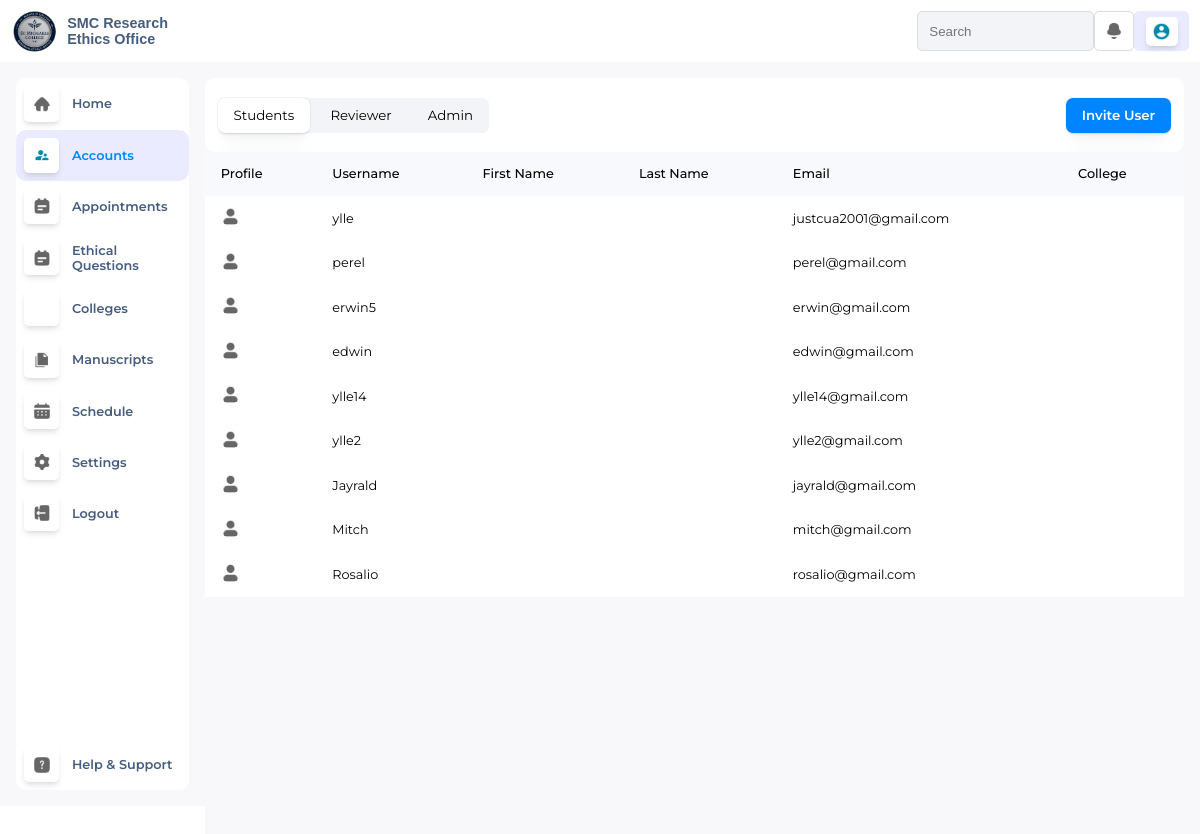
Screenshot of /adminAccounts/ with the database file from the repository.
### EthicsApp/views/models.py (models this page shows, shortened)
class Student(models.Model):
    auth_user = models.ForeignKey(settings.AUTH_USER_MODEL, null=True, on_delete=models.CASCADE)
    smc_student_no = models.CharField(null=True, max_length =255)
    mobile_number = models.CharField(null=True, max_length =255)
    receipt_no = models.CharField(null=True, max_length =255)
    manuscript_id = models.ForeignKey(Manuscripts, on_delete=models.CASCADE, null=True)

### EthicsApp/views/adminDashboard.py (the view)
# urls.py: re_path(r'^adminAccounts/$', views.adminAccounts, name='adminAccounts'),
def adminAccounts(request):
    profile_picture = request.session.get('profile_picture', None)
    account_type = request.session.get('account_type', None)
    students = Student.objects.filter(
        auth_user__isnull=False,
        auth_user__is_superuser=False
    ).prefetch_related(
        Prefetch(
            'accounts_set',
            queryset=Accounts.objects.filter(account_typeid__Account_type='Student').select_related('college_id')
        )
    )
    reviewers = Reviewer.objects.filter(
        auth_user__isnull=False,
        auth_user__is_superuser=False
    ).prefetch_related(
        Prefetch(
            'accounts_set',
            queryset=Accounts.objects.filter(account_typeid__Account_type='Reviewer').select_related('college_id')
        )
    )
    admins = Reviewer.objects.filter(
        auth_user__isnull=False,
        auth_user__is_superuser=True
    ).prefetch_related(
        Prefetch(
            'accounts_set',
            queryset=Accounts.objects.filter(account_typeid__Account_type='Admin').select_related('college_id')
        )
    )
    accountType = Account_Type.objects.exclude(Account_type='Student')
    for student in students:
        student.google_picture = get_google_profile_picture(student.auth_user)
    for reviewer in reviewers:
        reviewer.google_picture = get_google_profile_picture(reviewer.auth_user)
    for admin in admins:
        admin.google_picture = get_google_profile_picture(admin.auth_user)
    context = {
        'profile_picture': profile_picture,
        'account_type': account_type,
        'students': students,
        'reviewers': reviewers,
        'admins': admins,
        'accountTypes': accountType,
    }
    return render(request, 'admin/adminAccounts.html', context)

### EthicsApp/views/adminDashboard.py (called while the page is built)
def get_google_profile_picture(user):
    social_account = user.socialaccount_set.filter(provider='google').first()
    if social_account:
        return social_account.extra_data.get('picture')
    return None

### EthicsApp/views/models.py (called while the page is built)
    def __str__(self):
        return f"{self.Account_type}"

### EthicsApp/templates/admin/adminAccounts.html (shortened to what this page needs)
{% extends "master.html" %}
{% load static %}
{% block css %}
<link rel="stylesheet" href="{% static './css/adminDashboard.css' %}">
<link rel="stylesheet" href="{% static './css/adminAccount.css' %}">
<link rel="stylesheet" href="https://cdnjs.cloudflare.com/ajax/libs/font-awesome/6.6.0/css/all.min.css"
 />
{% endblock %}
{% block content %}
<div class="MainContainer">
    {% include './adminTopNav.html' %}
    <div class="MC-Bottom">
        {% include './adminNav.html' %}
        <div id="Accounts-Content">
            <div class="AC-Top">
              <div class="ACT-Left">
                    <button id="Students-Accounts">Students</button>
                    <button id="Reviewer-Accounts">Reviewer</button>
                    <button id="Admin-Accounts">Admin</button>
                </div>
                <div class="ACT-Right">
                    <button id="InviteAcc-btn">Invite User</button>
                </div>
              </div>
             <div id="StudentAcc-Area">
                <table>
                  <tr>
                    <th>Profile</th>
                    <th>Username</th>
                    <th>First Name</th>
                    <th>Last Name</th>
                    <th>Email</th>
                    <th>College</th>
                  </tr>
                  {% for student in students %}
                  <tr>
                    <td>
                        {% if student.google_picture %}
                            <img class="studentProfilePic" src="{{ student.google_picture }}" />
                        {% else %}
                            <img class="studentProfilePic2" src="../../static/images/User-2-Fill--Streamline-Mingcute-Fill.png" alt="../../static/images/User-2-Fill--Streamline-Mingcute-Fill.png" />
                        {% endif %}
                    </td>
                    <td>{{ student.auth_user.username }}</td>
                    <td>{{ student.auth_user.firstname }}</td>
                    <td>{{ student.auth_user.lastname }}</td>
                    <td>{{ student.auth_user.email }}</td>
                    <td>
                    </td>
                  </tr>
                  {% endfor %}
                </table>
              </div>
        </div>
    </div>
</div>
{% endblock %}

### EthicsApp/static/css/master.css (style rules this page uses)
body { visibility: hidden; opacity: 0; transition: opacity 0.3s ease-in-out; }

### EthicsApp/static/css/adminDashboard.css (style rules this page uses)
* { margin: 0; padding: 0; }
body { overflow-y: hidden; font-family: "Montserrat", sans-serif; height: 90vh; background-color: var(--login-container); }
[data-theme="light"] { --bg-color: #f8f9ff; --text-color: #373131; --login-container: #ffffff; --border: #DCDCDE; --button-color: #0084ff; --button-hover: #0179e8; --container-border: #d7dde0; --h3-Top: #07192a; --input-bg: #f3f4f7; --icon-filter: brightness(0.5) invert(0.4); --nav-bg-icon: #f3f4f7; --nav-p: #465d7f; --nav-hover: #ebebff; --nav-p-hovered: black; --calendarView-btn-color: #f3f4f7; --modal-container: #ffffff; }
.MainContainer { width: 100%; height: 100%; background-color: var(--login-container); }
.MC-Bottom { display: flex; height: 93vh; }
table th { background-color: #f8f9fd; }

### EthicsApp/static/css/adminAccount.css (style rules this page uses)
[data-theme="light"] { --bg-color: #f8f9ff; --text-color: #373131; --login-container: #ffffff; --border: #DCDCDE; --button-color: #0084ff; --button-hover: #0179e8; --container-border: #d7dde0; --h3-Top: #07192a; --input-bg: #f3f4f7; --icon-filter: brightness(0.5) invert(0.4); --nav-bg-icon: #f3f4f7; --nav-p: #465d7f; --nav-hover: #ebebff; --nav-p-hovered: black; --calendarView-btn-color: #f3f4f7; --modal-container: #ffffff; }
#Accounts-Content { width: 85%; height: 100%; display: flex; flex-direction: column; padding-right: 1rem; padding-top: 1rem; padding-bottom: 1rem; background-color: #f8f8fa; }
.AC-Top { height: 3rem; display: flex; justify-content: space-between; align-items: center; padding: 0.8rem; background-color: var(--modal-container); border-radius: 10px; }
.ACT-Left { background-color: var(--calendarView-btn-color); border-radius: 7px; }
.ACT-Right button { font-weight: 600; padding: 0.6rem 1rem; border: none; border-radius: 7px; font-family: "Montserrat", sans-serif; cursor: pointer; background-color: var(--button-color); color: white; box-shadow: rgba(14, 63, 126, 0.06) 0px 0px 0px 1px, rgba(42, 51, 70, 0.03) 0px 1px 1px -0.5px, rgba(42, 51, 70, 0.04) 0px 2px 2px -1px, rgba(42, 51, 70, 0.04) 0px 3px 3px -1.5px, rgba(42, 51, 70, 0.03) 0px 5px 5px -2.5px, rgba(42, 51, 70, 0.03) 0px 10px 10px -5px, rgba(42, 51, 70, 0.03) 0px 24px 24px -8px; }
.ACT-Left button { transition: background-color 0.3s ease, box-shadow 0.3s ease; }
.ACT-Left button { padding: 0.6rem 1rem; border: none; border-radius: 7px; font-family: "Montserrat", sans-serif; cursor: pointer; background-color: var(--calendarView-btn-color); }
.active-btn { border: 1px solid var(--container-border); background-color: #ffffff; box-shadow: rgba(14, 63, 126, 0.06) 0px 0px 0px 1px, rgba(42, 51, 70, 0.03) 0px 1px 1px -0.5px, rgba(42, 51, 70, 0.04) 0px 2px 2px -1px, rgba(42, 51, 70, 0.04) 0px 3px 3px -1.5px, rgba(42, 51, 70, 0.03) 0px 5px 5px -2.5px, rgba(42, 51, 70, 0.03) 0px 10px 10px -5px, rgba(42, 51, 70, 0.03) 0px 24px 24px -8px; transition: background-color 0.3s ease, box-shadow 0.3s ease; }
#StudentAcc-Area { width: 100%; border: none; display: flex; background-color: var(--modal-container); }
table { width: 100%; border-collapse: collapse; text-align: left; table-layout: auto; }
td { font-family: "Montserrat", sans-serif; font-size: 0.8rem; padding: 0.7rem 1rem; background-color: var(--modal-container); }
th { font-family: "Montserrat", sans-serif; font-size: 0.8rem; padding: 0.9rem 1rem; background-color: var(--modal-container); }
.studentProfilePic2 { width: 1.2rem; height: 1.2rem; border-radius: 50%; filter: var(--icon-filter); }
th { font-weight: 500; }
td { vertical-align: middle; }
td { min-height: 2rem; }

### rows the page displays
Student: auth_user.username "ylle", auth_user.email "justcua2001@gmail.com"
Student: auth_user.username "perel", auth_user.email "perel@gmail.com"
Student: auth_user.username "erwin5", auth_user.email "erwin@gmail.com"
Student: auth_user.username "edwin", auth_user.email "edwin@gmail.com"
Student: auth_user.username "ylle14", auth_user.email "ylle14@gmail.com"
Student: auth_user.username "ylle2", auth_user.email "ylle2@gmail.com"
Student: auth_user.username "Jayrald", auth_user.email "jayrald@gmail.com"
Student: auth_user.username "Mitch", auth_user.email "mitch@gmail.com"
Student: auth_user.username "Rosalio", auth_user.email "rosalio@gmail.com"
